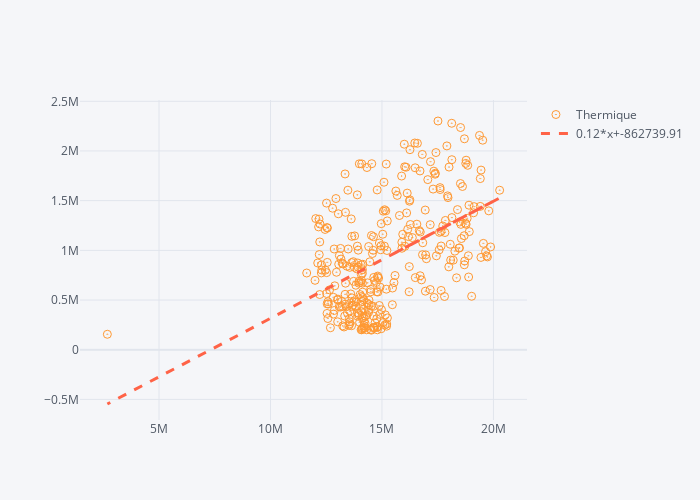

Source (notebook cell):
### Code cell
# Explore relationships between variables with a scatter plot

nuclear_vs_thermal.iplot(
    kind="scatter", x=x, y=y,
    mode='markers', colors="orange",  size=8, symbol="circle-open-dot",
    bestfit=True, bestfit_colors=["tomato"],
    dimensions=(700,500)
)

### Figure 1 — Plotly figure (JSON) as saved in the notebook; plotly's stock layout.template omitted (floating-point values rounded to 4 significant figures; data arrays with more than 128 entries replaced by an {"elided": "..."} marker saying what was removed)
{"data": [{"line": {"color": "rgba(255, 153, 51, 1.0)", "dash": "solid", "shape": "linear", "width": 1.3}, "marker": {"size": 8, "symbol": "circle-open-dot"}, "mode": "markers", "name": "Thermique", "text": "", "type": "scatter", "x": {"elided": "314 int values"}, "y": {"elided": "314 int values"}}, {"line": {"color": "rgba(255, 99, 71, 1.0)", "dash": "dash", "shape": "linear", "width": 3}, "mode": "lines", "name": "0.12*x+-862739.91", "type": "scatter", "x": {"elided": "314 int values"}, "y": {"elided": "314 float values"}}], "layout": {"height": 500, "legend": {"bgcolor": "#F5F6F9", "font": {"color": "#4D5663"}}, "paper_bgcolor": "#F5F6F9", "plot_bgcolor": "#F5F6F9", "title": {"font": {"color": "#4D5663"}}, "width": 700, "xaxis": {"autorange": true, "gridcolor": "#E1E5ED", "range": [1448000.0, 21510000.0], "showgrid": true, "tickfont": {"color": "#4D5663"}, "title": {"font": {"color": "#4D5663"}, "text": ""}, "type": "linear", "zerolinecolor": "#E1E5ED"}, "yaxis": {"autorange": true, "gridcolor": "#E1E5ED", "range": [-707400.0, 2513000.0], "showgrid": true, "tickfont": {"color": "#4D5663"}, "title": {"font": {"color": "#4D5663"}, "text": ""}, "type": "linear", "zerolinecolor": "#E1E5ED"}}}
